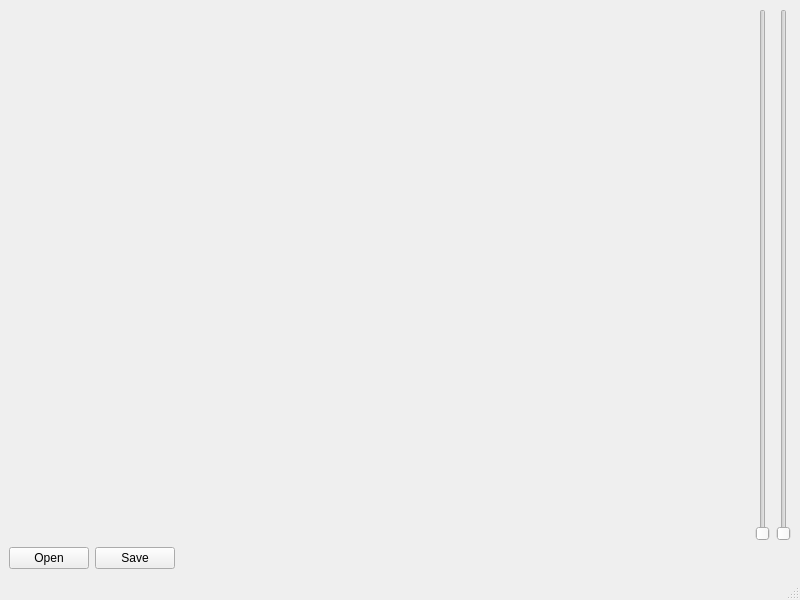
<?xml version="1.0" encoding="UTF-8"?>
<ui version="4.0">
 <class>MainWindow</class>
 <widget class="QMainWindow" name="MainWindow">
  <property name="geometry">
   <rect>
    <x>0</x>
    <y>0</y>
    <width>800</width>
    <height>600</height>
   </rect>
  </property>
  <property name="windowTitle">
   <string>MainWindow</string>
  </property>
  <widget class="QWidget" name="centralwidget">
   <layout class="QGridLayout" name="gridLayout_2">
    <item row="0" column="0">
     <layout class="QGridLayout" name="gridLayout">
      <item row="0" column="0" colspan="2">
       <layout class="QHBoxLayout" name="horizontalLayout_3">
        <item>
         <widget class="QLabel" name="label">
          <property name="text">
           <string/>
          </property>
          <property name="pixmap">
           <pixmap>images/1.jpg</pixmap>
          </property>
         </widget>
        </item>
        <item>
         <layout class="QHBoxLayout" name="horizontalLayout">
          <item>
           <widget class="QSlider" name="verticalSlider">
            <property name="orientation">
             <enum>Qt::Vertical</enum>
            </property>
           </widget>
          </item>
          <item>
           <widget class="QSlider" name="verticalSlider_2">
            <property name="orientation">
             <enum>Qt::Vertical</enum>
            </property>
           </widget>
          </item>
         </layout>
        </item>
       </layout>
      </item>
      <item row="1" column="0">
       <layout class="QHBoxLayout" name="horizontalLayout_2">
        <item>
         <widget class="QPushButton" name="pushButton_2">
          <property name="text">
           <string>Open</string>
          </property>
         </widget>
        </item>
        <item>
         <widget class="QPushButton" name="pushButton">
          <property name="text">
           <string>Save</string>
          </property>
         </widget>
        </item>
       </layout>
      </item>
      <item row="1" column="1">
       <spacer name="horizontalSpacer">
        <property name="orientation">
         <enum>Qt::Horizontal</enum>
        </property>
        <property name="sizeHint" stdset="0">
         <size>
          <width>378</width>
          <height>20</height>
         </size>
        </property>
       </spacer>
      </item>
     </layout>
    </item>
   </layout>
  </widget>
  <widget class="QStatusBar" name="statusbar"/>
 </widget>
 <resources/>
 <connections/>
</ui>
